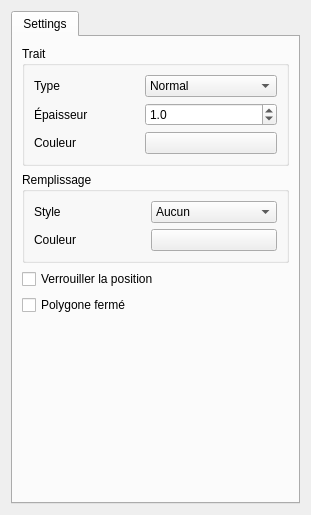
<?xml version="1.0" encoding="UTF-8"?>
<ui version="4.0">
 <class>ShapeGraphicsItemPropertiesWidget</class>
 <widget class="QWidget" name="ShapeGraphicsItemPropertiesWidget">
  <property name="geometry">
   <rect>
    <x>0</x>
    <y>0</y>
    <width>311</width>
    <height>515</height>
   </rect>
  </property>
  <property name="windowTitle">
   <string>Form</string>
  </property>
  <layout class="QVBoxLayout" name="verticalLayout">
   <item>
    <widget class="QTabWidget" name="tabWidget">
     <property name="currentIndex">
      <number>0</number>
     </property>
     <widget class="QWidget" name="tabProperties">
      <attribute name="title">
       <string>Settings</string>
      </attribute>
      <layout class="QHBoxLayout" name="horizontalLayout">
       <item>
        <layout class="QVBoxLayout" name="verticalLayout_2">
         <item>
          <widget class="QGroupBox" name="groupBox">
           <property name="title">
            <string>Trait</string>
           </property>
           <layout class="QGridLayout" name="gridLayout_2">
            <item row="2" column="0">
             <widget class="QLabel" name="label_3">
              <property name="text">
               <string>Couleur</string>
              </property>
             </widget>
            </item>
            <item row="2" column="1">
             <widget class="KColorButton" name="m_color_kpb"/>
            </item>
            <item row="0" column="1">
             <widget class="QComboBox" name="m_style_cb">
              <item>
               <property name="text">
                <string>Normal</string>
               </property>
              </item>
              <item>
               <property name="text">
                <string>Tiret</string>
               </property>
              </item>
              <item>
               <property name="text">
                <string>Pointillé</string>
               </property>
              </item>
              <item>
               <property name="text">
                <string>Traits et points</string>
               </property>
              </item>
              <item>
               <property name="text">
                <string>Traits points points</string>
               </property>
              </item>
              <item>
               <property name="text">
                <string>Tiret custom</string>
               </property>
              </item>
             </widget>
            </item>
            <item row="0" column="0">
             <widget class="QLabel" name="label">
              <property name="text">
               <string>Type</string>
              </property>
             </widget>
            </item>
            <item row="1" column="0">
             <widget class="QLabel" name="label_2">
              <property name="text">
               <string>Épaisseur</string>
              </property>
             </widget>
            </item>
            <item row="1" column="1">
             <widget class="QDoubleSpinBox" name="m_size_dsb">
              <property name="maximumSize">
               <size>
                <width>16777212</width>
                <height>16777215</height>
               </size>
              </property>
              <property name="buttonSymbols">
               <enum>QAbstractSpinBox::UpDownArrows</enum>
              </property>
              <property name="accelerated">
               <bool>true</bool>
              </property>
              <property name="correctionMode">
               <enum>QAbstractSpinBox::CorrectToNearestValue</enum>
              </property>
              <property name="decimals">
               <number>1</number>
              </property>
              <property name="minimum">
               <double>0.200000000000000</double>
              </property>
              <property name="maximum">
               <double>50.000000000000000</double>
              </property>
              <property name="singleStep">
               <double>0.200000000000000</double>
              </property>
              <property name="value">
               <double>1.000000000000000</double>
              </property>
             </widget>
            </item>
           </layout>
          </widget>
         </item>
         <item>
          <widget class="QGroupBox" name="m_filling_gb">
           <property name="title">
            <string>Remplissage</string>
           </property>
           <layout class="QGridLayout" name="gridLayout">
            <item row="0" column="1">
             <widget class="QComboBox" name="m_brush_style_cb">
              <item>
               <property name="text">
                <string>Aucun</string>
               </property>
              </item>
              <item>
               <property name="text">
                <string>Plein</string>
               </property>
              </item>
              <item>
               <property name="text">
                <string>Densité 1</string>
               </property>
              </item>
              <item>
               <property name="text">
                <string>Densité 2</string>
               </property>
              </item>
              <item>
               <property name="text">
                <string>Densité 3</string>
               </property>
              </item>
              <item>
               <property name="text">
                <string>Densité 4</string>
               </property>
              </item>
              <item>
               <property name="text">
                <string>Densité 5</string>
               </property>
              </item>
              <item>
               <property name="text">
                <string>Densité 6</string>
               </property>
              </item>
              <item>
               <property name="text">
                <string>Densité 7</string>
               </property>
              </item>
              <item>
               <property name="text">
                <string>Horizontal</string>
               </property>
              </item>
              <item>
               <property name="text">
                <string>Vertical</string>
               </property>
              </item>
              <item>
               <property name="text">
                <string>Croix</string>
               </property>
              </item>
              <item>
               <property name="text">
                <string>Diagonal arrière</string>
               </property>
              </item>
              <item>
               <property name="text">
                <string>Diagonal avant</string>
               </property>
              </item>
              <item>
               <property name="text">
                <string>Diagonal en croix</string>
               </property>
              </item>
             </widget>
            </item>
            <item row="0" column="0">
             <widget class="QLabel" name="label_4">
              <property name="text">
               <string>Style</string>
              </property>
             </widget>
            </item>
            <item row="1" column="0">
             <widget class="QLabel" name="label_5">
              <property name="text">
               <string>Couleur</string>
              </property>
             </widget>
            </item>
            <item row="1" column="1">
             <widget class="KColorButton" name="m_brush_color_kpb"/>
            </item>
           </layout>
          </widget>
         </item>
         <item>
          <widget class="QCheckBox" name="m_lock_pos_cb">
           <property name="text">
            <string>Verrouiller la position</string>
           </property>
          </widget>
         </item>
         <item>
          <widget class="QCheckBox" name="m_close_polygon">
           <property name="text">
            <string>Polygone fermé</string>
           </property>
          </widget>
         </item>
         <item>
          <spacer name="verticalSpacer">
           <property name="orientation">
            <enum>Qt::Vertical</enum>
           </property>
           <property name="sizeHint" stdset="0">
            <size>
             <width>20</width>
             <height>40</height>
            </size>
           </property>
          </spacer>
         </item>
        </layout>
       </item>
      </layout>
     </widget>
    </widget>
   </item>
  </layout>
 </widget>
 <customwidgets>
  <customwidget>
   <class>KColorButton</class>
   <extends>QPushButton</extends>
   <header>kcolorbutton.h</header>
  </customwidget>
 </customwidgets>
 <resources/>
 <connections/>
</ui>
